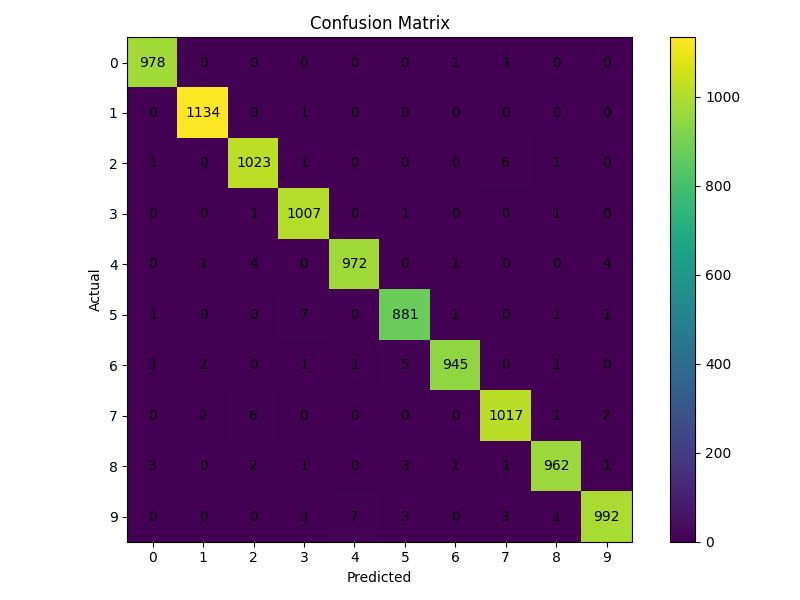
#> input picture Confusion Matrix.png, 800 x 600 px, given in place of the camera
$ python hsv_value_trackbar.py
#> lines starting #> are read from the running program, lines starting #| are printed output that depends on the picture; after the words box and inside, x2 and y2 are one past the last pixel; in counts of white or black regions, pixels touching at a corner belong together
import cv2
import numpy as np

cap = cv2.VideoCapture(0)
cap.set(3, 1280)
cap.set(4, 720)

def nothing(x):
    pass

cv2.namedWindow('Trackbars')
cv2.createTrackbar("L - H", "Trackbars", 0, 179, nothing)
#> slider 'L - H' is set to 35
cv2.createTrackbar("L - S", "Trackbars", 0, 255, nothing)
#> slider 'L - S' is set to 51
cv2.createTrackbar("L - V", "Trackbars", 0, 255, nothing)
#> slider 'L - V' is set to 51
cv2.createTrackbar("U - H", "Trackbars", 179, 179, nothing)
cv2.createTrackbar("U - S", "Trackbars", 255, 255, nothing)
cv2.createTrackbar("U - V", "Trackbars", 255, 255, nothing)

while True:
    ret, frame = cap.read()
#> frame is the input picture: shape (600, 800, 3); mean B, G, R 155.9, 125.9, 153.7
    if not ret:
        break

    frame = cv2.flip(frame, 1)
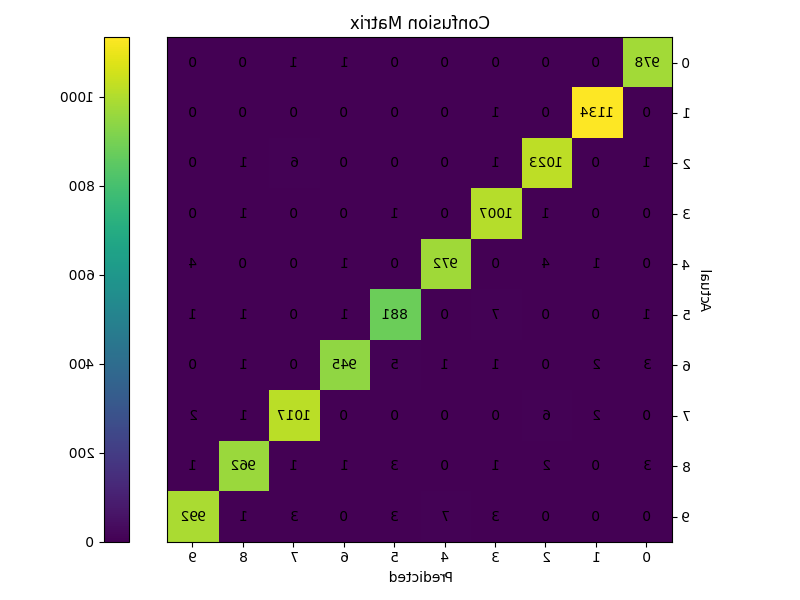
#> frame: shape (600, 800, 3); mean B, G, R 155.9, 125.9, 153.7

    # FIXED
    hsv = cv2.cvtColor(frame, cv2.COLOR_BGR2HSV)
#> hsv: shape (600, 800, 3); mean H, S, V 72.7, 134.4, 165.8


    # l_h → Lower Hue
    # l_s → Lower Saturation
    # l_v → Lower Value

    # u_h → Upper Hue
    # u_s → Upper Saturation
    # u_v → Upper Value

    # HSV: Hue (0-179), Saturation (0-255), Value (0-255)

    l_h = cv2.getTrackbarPos("L - H", "Trackbars")
    l_s = cv2.getTrackbarPos("L - S", "Trackbars")
    l_v = cv2.getTrackbarPos("L - V", "Trackbars")
    u_h = cv2.getTrackbarPos("U - H", "Trackbars")
    u_s = cv2.getTrackbarPos("U - S", "Trackbars")
    u_v = cv2.getTrackbarPos("U - V", "Trackbars")

    lower_range = np.array([l_h, l_s, l_v])
    upper_range = np.array([u_h, u_s, u_v])

    # FIXED
    mask = cv2.inRange(hsv, lower_range, upper_range)
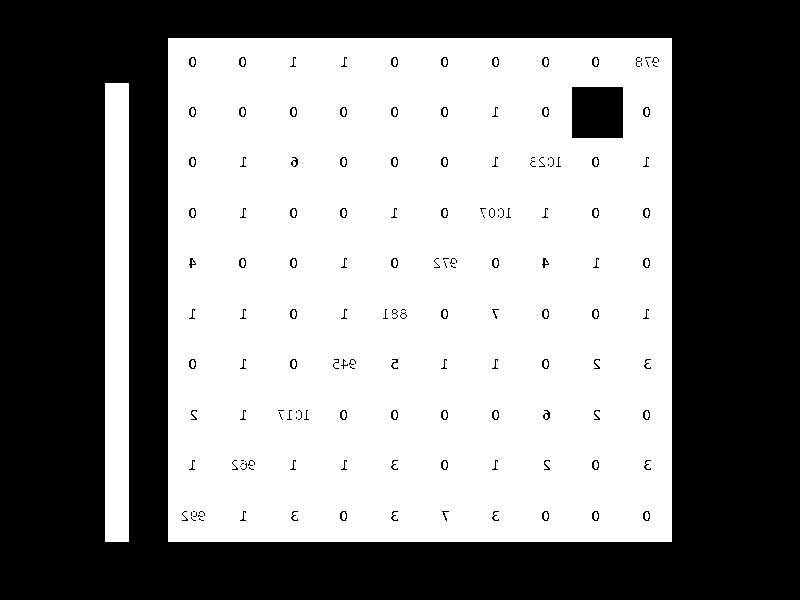
#> mask: shape (600, 800); 54% white; 148 black regions (76 under 20 px), largest, box (x1, y1, x2, y2) and area: (0, 0, 800, 600) 214968, (572, 87, 623, 138) 2601, (291, 157, 298, 167) 35

    res = cv2.bitwise_and(frame, frame, mask=mask)
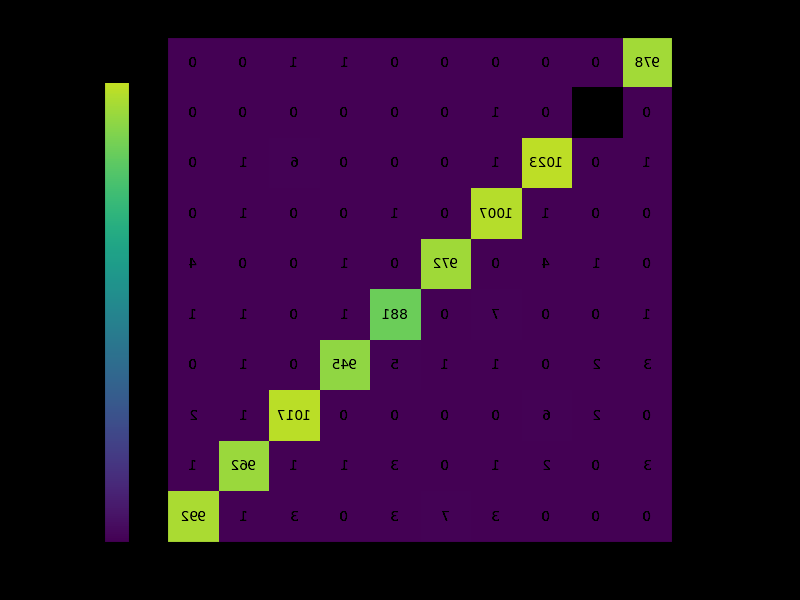
#> res: shape (600, 800, 3); mean B, G, R 44.7, 13.3, 40.9

    mask_3 = cv2.cvtColor(mask, cv2.COLOR_GRAY2BGR)

    stacked = np.hstack((mask_3, frame, res))
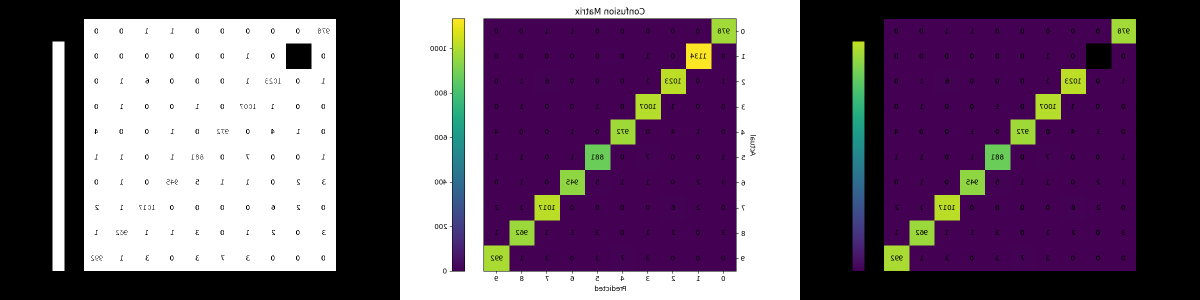
#> stacked: shape (600, 2400, 3) (shown at 1/2 size); mean B, G, R 112.8, 92.3, 110.8
    cv2.imshow('Trackbars', cv2.resize(stacked, None, fx=0.4, fy=0.4))
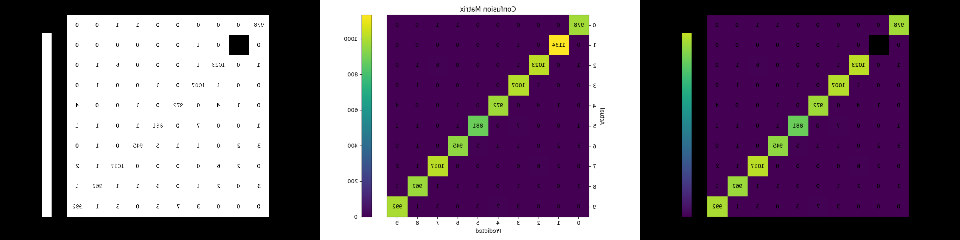
#> window 'Trackbars': shape (240, 960, 3); mean B, G, R 113.3, 92.8, 111.3

    key = cv2.waitKey(1)
#> (key Esc is pressed here)

    if key == 10:
        break

    if key == ord('s'):
        thearray = [[l_h, l_s, l_v], [u_h, u_s, u_v]]
        print(thearray)
        np.save('hsv_value', thearray)
        break

cap.release()
cv2.destroyAllWindows()

$ run again, on Loss over Epochs.png
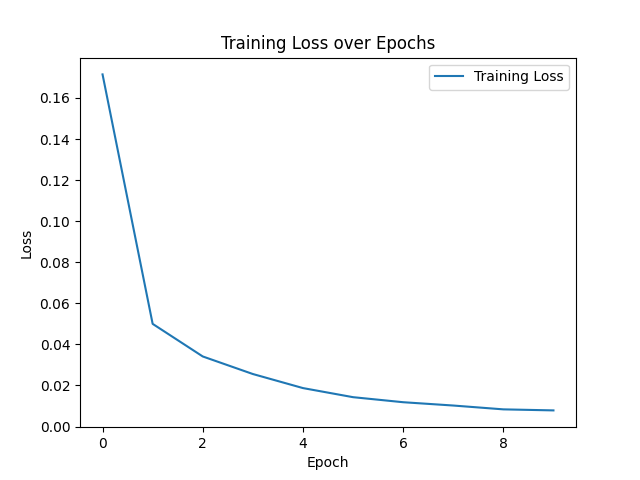
#> input picture Loss over Epochs.png, 640 x 480 px, given in place of the camera
#> frame is the input picture: shape (480, 640, 3); mean B, G, R 251.1, 250.9, 250.4
#> hsv: shape (480, 640, 3); mean H, S, V 0.8, 1, 251.1
#> `mask = cv2.inRange(hsv, lower_range, upper_range)`:
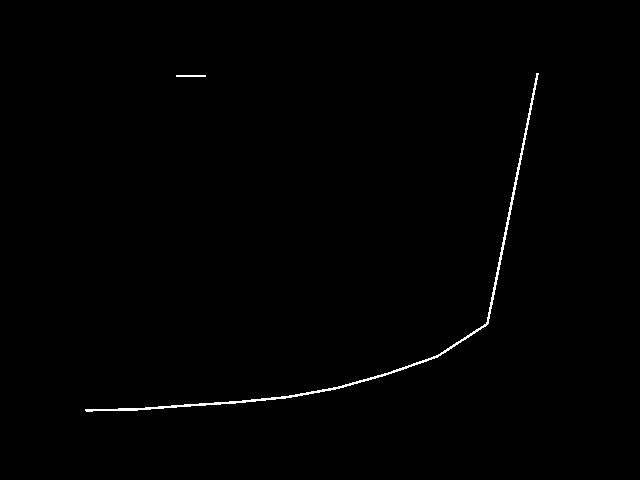
#> mask: shape (480, 640); 0.56% white in thin lines or dots, all inside (x1, y1, x2, y2) = (85, 73, 539, 412)
#> `cv2.imshow('Trackbars', cv2.resize(stacked, None, fx=0.4, fy=0.4))`:
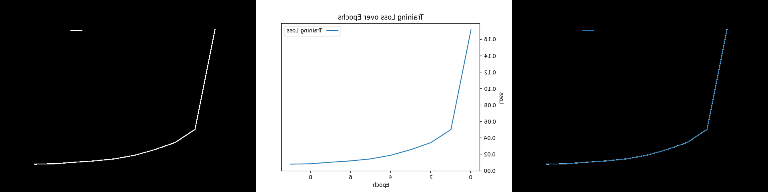
#> window 'Trackbars': shape (192, 768, 3); mean B, G, R 84.5, 84.3, 84
